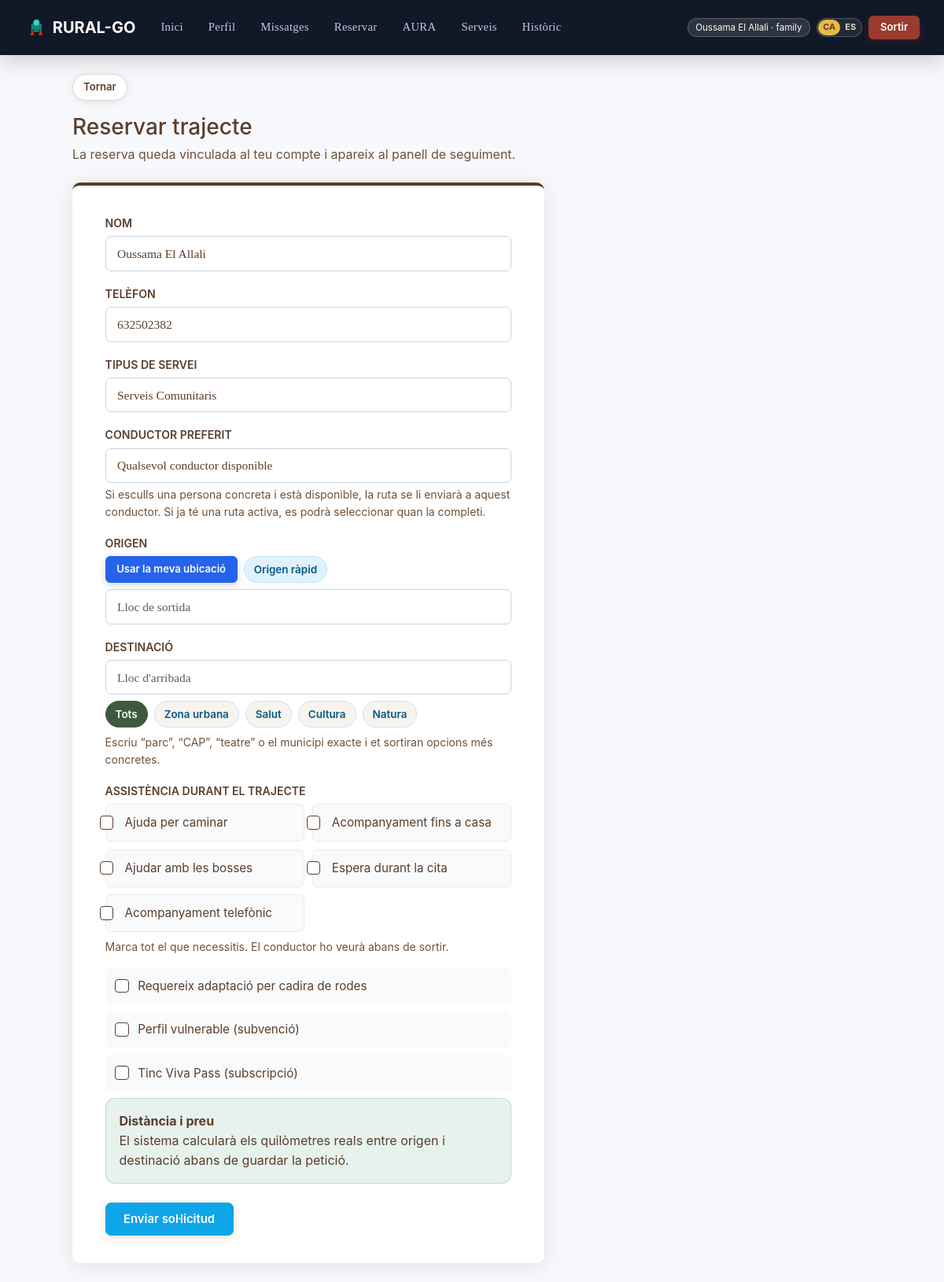
/book (signed in), run on the app's committed database.
### app.py (models this page shows)
class User(db.Model):
    id = db.Column(db.Integer, primary_key=True)
    username = db.Column(db.String(80), unique=True, nullable=False)
    full_name = db.Column(db.String(120), nullable=False)
    phone = db.Column(db.String(32), nullable=False)
    password_hash = db.Column(db.String(255), nullable=False)
    role = db.Column(db.String(20), default='family', nullable=False)
    profile_photo = db.Column(db.String(240), nullable=True)
    last_seen_at = db.Column(db.DateTime, nullable=True)
    online_visible = db.Column(db.Boolean, default=True)
    created_at = db.Column(db.DateTime, default=utc_now)

### app.py (the view, shortened to what this page needs)
@app.route('/book', methods=['GET', 'POST'])
@role_required('family', 'admin')
def book():
    current_user = get_current_user()
    aura_prefill = session.pop('aura_prefill', None) if request.method == 'GET' else session.get('aura_prefill')
    form_data = build_booking_form_data(current_user)
    service_type_from_query = request.args.get('service_type')
    valid_service_types = {service['service_type'] for service in SERVICE_CATALOG}
    if service_type_from_query in valid_service_types:
        form_data['service_type'] = service_type_from_query
    drivers = User.query.filter_by(role='driver').order_by(User.full_name.asc()).all()
    driver_busy_map = {driver.id: has_driver_active_route(driver) for driver in drivers}
    return render_template('book.html', current_user=current_user, form_data=form_data, aura_prefill=aura_prefill, drivers=drivers, driver_busy_map=driver_busy_map, support_options=SUPPORT_NEEDS_OPTIONS)

### app.py (called while the page is built, shortened)
def get_current_lang():
    return session.get('lang', 'ca')

def translate(label, lang=None):
    lang = lang or get_current_lang()
    return TRANSLATIONS.get(lang, TRANSLATIONS['ca']).get(label, label)

def get_unread_count(user):
    if not user:
        return 0
    try:
        q = Message.query.filter(Message.seen == False)
    except OperationalError:
        try:
            db.session.rollback()
        except Exception:
            pass
        ensure_message_seen_column()
        q = Message.query.filter(Message.seen == False)
    if user.role in ('admin',):
        q = q.filter(or_(Message.recipient_role == 'staff', Message.recipient_role == user.role, Message.recipient_user_id == user.id))
    else:
        q = q.filter(Message.recipient_user_id == user.id)
    return q.count()

def get_driver_active_rides(driver):
    assignments = RideAssignment.query.filter_by(driver_id=driver.id).all()
    ride_ids = [assignment.ride_id for assignment in assignments]
    if not ride_ids:
        return []
    rides = Ride.query.filter(Ride.id.in_(ride_ids)).order_by(Ride.created_at.desc()).all()
    return [ride for ride in rides if ride.status in ('assigned', 'in_route')]

def has_driver_active_route(driver):
    return len(get_driver_active_rides(driver)) > 0

def get_current_user():
    user_id = session.get('user_id')
    if not user_id:
        return None
    return db.session.get(User, user_id)

def role_required(*allowed_roles):
    def decorator(view):
        @wraps(view)
        def wrapped_view(*args, **kwargs):
            current_user = get_current_user()
            if current_user is None:
                flash('Necessites iniciar sessió per continuar.', 'warning')
                return redirect(url_for('login'))
            if current_user.role not in allowed_roles:
                flash('No tens permís per accedir a aquesta secció.', 'danger')
                return redirect(url_for('dashboard'))
            return view(*args, **kwargs)
        return wrapped_view
    return decorator

@app.before_request
def _ensure_schema_once():
    current_user = get_current_user()
    if current_user:
        current_user.last_seen_at = datetime.now(UTC)
        try:
            db.session.commit()
        except Exception:
            db.session.rollback()

### templates/book.html (shortened to what this page needs)
{% extends 'base.html' %}
{% block content %}
  <div class="page-header">
    <h2>Reservar trajecte</h2>
    <p>La reserva queda vinculada al teu compte i apareix al panell de seguiment.</p>
  </div>
  <div class="form-card">
    <form method="post">
      <div class="mb-3">
        <label class="form-label">Nom</label>
        <input class="form-control {% if field_errors and field_errors.get('requester') %}is-invalid{% endif %}" name="requester" required placeholder="El teu nom complet" value="{{ form_data.get('requester', current_user.full_name) }}">
      </div>
      <div class="mb-3">
        <label class="form-label">Telèfon</label>
        <input class="form-control {% if field_errors and field_errors.get('phone') %}is-invalid{% endif %}" name="phone" placeholder="+34 600 000 000" value="{{ form_data.get('phone', current_user.phone) }}">
      </div>
      <div class="mb-3">
        <label class="form-label">Tipus de servei</label>
        <select class="form-select {% if field_errors and field_errors.get('service_type') %}is-invalid{% endif %}" name="service_type">
          {% for service in service_catalog %}
            {% if service.service_type not in ['Salut'] or service.category == 'Salut' %}
              <option value="{{ service.service_type }}" {% if form_data.get('service_type', 'Comunitat') == service.service_type %}selected{% endif %}>{{ service.category }}</option>
            {% endif %}
          {% endfor %}
        </select>
      </div>
      <div class="mb-3">
        <label class="form-label">Conductor preferit</label>
        <select class="form-select {% if field_errors and field_errors.get('preferred_driver_id') %}is-invalid{% endif %}" name="preferred_driver_id">
          <option value="any" {% if form_data.get('preferred_driver_id', 'any') == 'any' %}selected{% endif %}>Qualsevol conductor disponible</option>
        </select>
        <small class="text-muted d-block mt-1">Si esculls una persona concreta i està disponible, la ruta se li enviarà a aquest conductor. Si ja té una ruta activa, es podrà seleccionar quan la completi.</small>
      </div>
      <div class="mb-3">
        <label class="form-label">Origen</label>
        <div class="d-flex flex-wrap gap-2 mb-2">
          <button class="btn btn-sm btn-primary" type="button" id="useCurrentLocation">Usar la meva ubicació</button>
          <span class="chip">Origen ràpid</span>
        </div>
        <input class="form-control " name="origin" id="originInput" list="locationSuggestions" required placeholder="Lloc de sortida" value="{{ form_data.get('origin', '') }}">
      </div>
      <div class="mb-3">
        <label class="form-label">Destinació</label>
        <input class="form-control {% if field_errors and field_errors.get('destination') %}is-invalid{% endif %}" name="destination" id="destinationInput" list="locationSuggestions" required placeholder="Lloc d'arribada" value="{{ form_data.get('destination', '') }}">
        <div class="mt-2 destination-filters" id="destinationFilters">
          <button class="chip" type="button" data-filter="all">Tots</button>
          <button class="chip" type="button" data-filter="igualada">Zona urbana</button>
          <button class="chip" type="button" data-filter="salut">Salut</button>
          <button class="chip" type="button" data-filter="cultura">Cultura</button>
          <button class="chip" type="button" data-filter="natura">Natura</button>
        </div>
        <small class="text-muted d-block mt-2">Escriu “parc”, “CAP”, “teatre” o el municipi exacte i et sortiran opcions més concretes.</small>
      </div>
      <div class="mb-3">
        <label class="form-label">Assistència durant el trajecte</label>
        <div class="support-grid">
          {% for option in support_options %}
            <label class="form-check support-card">
              <input class="form-check-input" type="checkbox" name="support_needs" value="{{ option.value }}" {% if option.value in form_data.get('support_needs', []) %}checked{% endif %}>
              <span class="form-check-label">{{ option.label }}</span>
            </label>
          {% endfor %}
        </div>
        <small class="text-muted d-block mt-2">Marca tot el que necessitis. El conductor ho veurà abans de sortir.</small>
      </div>
      <div class="form-check mb-3">
        <input class="form-check-input" type="checkbox" name="wheelchair" id="wheelchair" {% if form_data.get('wheelchair') %}checked{% endif %}>
        <label class="form-check-label" for="wheelchair">Requereix adaptació per cadira de rodes</label>
      </div>
      <div class="form-check mb-3">
        <input class="form-check-input" type="checkbox" name="vulnerable" id="vulnerable" {% if form_data.get('vulnerable') %}checked{% endif %}>
        <label class="form-check-label" for="vulnerable">Perfil vulnerable (subvenció)</label>
      </div>
      <div class="form-check mb-3">
        <input class="form-check-input" type="checkbox" name="viva_pass" id="viva_pass" {% if form_data.get('viva_pass') %}checked{% endif %}>
        <label class="form-check-label" for="viva_pass">Tinc Viva Pass (subscripció)</label>
      </div>
      <div class="alert-box mb-3">
        <strong>Distància i preu</strong>
        <p class="mb-0">El sistema calcularà els quilòmetres reals entre origen i destinació abans de guardar la petició.</p>
      </div>
      <button class="btn btn-warning mt-2" type="submit">Enviar sol·licitud</button>
    </form>
  </div>
{% endblock %}

### templates/base.html (shortened to what this page needs)
<!doctype html>
<html lang="{{ current_lang|default('ca') }}">
  <head>
    <link href="https://cdn.jsdelivr.net/npm/bootstrap@5.3.0/dist/css/bootstrap.min.css" rel="stylesheet">
    <link href="{{ url_for('static', filename='style.css') }}" rel="stylesheet">
  </head>
  {% set user_role = current_user.role if current_user else '' %}
  {% set has_active_driver_route = driver_has_active_route|default(false) %}
  {% set active_driver_ride_id = driver_active_ride_id|default('') %}
  <body
    data-user-role="{{ user_role }}"
    data-driver-has-active-route="{{ 1 if has_active_driver_route else 0 }}"
    data-driver-active-ride-id="{{ active_driver_ride_id }}"
  >
    <nav class="navbar navbar-expand-lg navbar-dark sticky-top">
      <div class="container-fluid">
        <a class="navbar-brand" href="/">
          <img class="brand-logo" src="{{ url_for('static', filename='logo.png') }}" alt="Rural-GO logo">
          <span>RURAL-GO</span>
        </a>
        <div class="collapse navbar-collapse" id="mainNav">
          <ul class="navbar-nav me-auto">
            {% if current_user %}
              <li class="nav-item"><a class="nav-link" href="/dashboard">{{ _('Home') }}</a></li>
              <li class="nav-item"><a class="nav-link" href="/profile">{{ _('Profile') }}</a></li>
              <li class="nav-item">
                <a class="nav-link nav-message-link" href="/messages">
                  {{ _('Messages') }}
                </a>
              </li>
              {% if current_user.role in ['family', 'admin'] %}
                <li class="nav-item"><a class="nav-link" href="/book">Reservar</a></li>
                <li class="nav-item"><a class="nav-link" href="/aura">AURA</a></li>
              {% endif %}
              <li class="nav-item"><a class="nav-link" href="/services">{{ _('Services') }}</a></li>
              {% if current_user.role in ['family', 'driver', 'admin'] %}
                <li class="nav-item"><a class="nav-link" href="/rides">{{ _('History') }}</a></li>
              {% endif %}
{% else %}
               <li class="nav-item"><a class="nav-link" href="/login">{% if current_lang == 'es' %}Entrar{% else %}Entrar{% endif %}</a></li>
               <li class="nav-item"><a class="nav-link" href="/register">{% if current_lang == 'es' %}Registrarse{% else %}Registrar-se{% endif %}</a></li>
             {% endif %}
          </ul>
          <div class="d-flex align-items-center gap-2">
            {% if current_user %}
              <span class="user-pill">{{ current_user.full_name }} · {{ current_user.role }}</span>
              <div class="language-switch" aria-label="Idioma">
                <a class="{% if current_lang == 'ca' %}active{% endif %}" href="/language/ca">CA</a>
                <a class="{% if current_lang == 'es' %}active{% endif %}" href="/language/es">ES</a>
              </div>
              <a class="btn btn-sm btn-danger" href="/logout">{{ _('Logout') }}</a>
            {% endif %}
          </div>
        </div>
      </div>
    </nav>
    <main class="container app-shell py-4">
      {% if current_user and request.path not in ['/', '/login', '/register', '/dashboard'] %}
        <div class="mb-3">
          <a id="backBtn" class="btn btn-sm btn-outline-secondary back-link" href="#">{{ _('Back') }}</a>
        </div>
      {% endif %}
      {% block content %}{% endblock %}
    </main>
  </body>
</html>

### data on the page
User: full_name "Oussama El Allali", role "family", requester "Oussama El Allali", phone "632502382"

### other printed values
{{ option.label }} "Ajuda per caminar" "Acompanyament fins a casa" "Ajudar amb les bosses" "Espera durant la cita" "Acompanyament telefònic"
form field service_type "Serveis Comunitaris"
